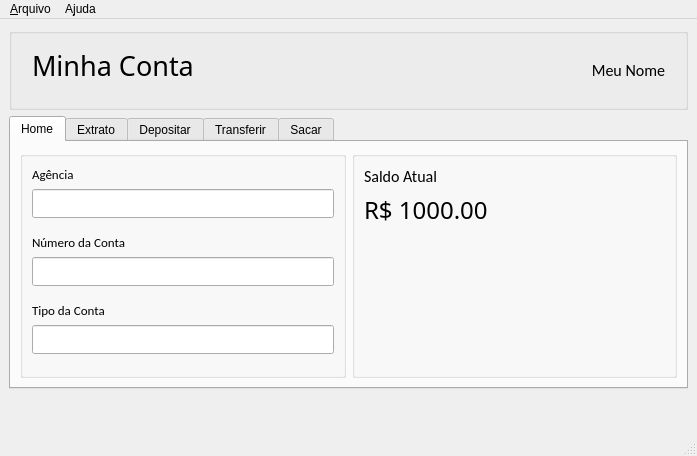
<?xml version="1.0" encoding="UTF-8"?>
<ui version="4.0">
 <class>MainWindow</class>
 <widget class="QMainWindow" name="MainWindow">
  <property name="geometry">
   <rect>
    <x>0</x>
    <y>0</y>
    <width>697</width>
    <height>437</height>
   </rect>
  </property>
  <property name="windowTitle">
   <string>MainWindow</string>
  </property>
  <widget class="QWidget" name="centralwidget">
   <layout class="QVBoxLayout" name="verticalLayout">
    <item>
     <widget class="QGroupBox" name="groupBox">
      <property name="title">
       <string/>
      </property>
      <layout class="QHBoxLayout" name="horizontalLayout">
       <item>
        <widget class="QLabel" name="lbl_title">
         <property name="font">
          <font>
           <family>Roboto Mono</family>
           <pointsize>20</pointsize>
          </font>
         </property>
         <property name="styleSheet">
          <string notr="true">color: '#00C569'; padding: 4px; margin-bottom: 10px;</string>
         </property>
         <property name="text">
          <string>Minha Conta</string>
         </property>
        </widget>
       </item>
       <item>
        <widget class="QLabel" name="lbl_meu_nome">
         <property name="font">
          <font>
           <family>Calibri</family>
           <pointsize>12</pointsize>
          </font>
         </property>
         <property name="styleSheet">
          <string notr="true">color: '#333A44'; padding: 0 8px;</string>
         </property>
         <property name="text">
          <string>Meu Nome</string>
         </property>
         <property name="alignment">
          <set>Qt::AlignRight|Qt::AlignTrailing|Qt::AlignVCenter</set>
         </property>
        </widget>
       </item>
      </layout>
     </widget>
    </item>
    <item>
     <widget class="QTabWidget" name="tab_minha_conta">
      <property name="styleSheet">
       <string notr="true"/>
      </property>
      <property name="currentIndex">
       <number>0</number>
      </property>
      <property name="iconSize">
       <size>
        <width>16</width>
        <height>16</height>
       </size>
      </property>
      <widget class="QWidget" name="tab">
       <attribute name="icon">
        <iconset>
         <normaloff>../assets/1388560951582004484-128.png</normaloff>../assets/1388560951582004484-128.png</iconset>
       </attribute>
       <attribute name="title">
        <string>Home</string>
       </attribute>
       <layout class="QHBoxLayout" name="horizontalLayout_2">
        <item>
         <widget class="QGroupBox" name="groupBox_2">
          <property name="title">
           <string/>
          </property>
          <layout class="QVBoxLayout" name="verticalLayout_2">
           <item>
            <widget class="QLabel" name="label_2">
             <property name="font">
              <font>
               <family>Calibri</family>
               <pointsize>10</pointsize>
              </font>
             </property>
             <property name="styleSheet">
              <string notr="true">color: '#333A44';</string>
             </property>
             <property name="text">
              <string>Agência</string>
             </property>
             <property name="buddy">
              <cstring>inp_agencia</cstring>
             </property>
            </widget>
           </item>
           <item>
            <widget class="QLineEdit" name="inp_agencia">
             <property name="font">
              <font>
               <family>Calibri</family>
               <pointsize>10</pointsize>
              </font>
             </property>
             <property name="styleSheet">
              <string notr="true">color: '#333A44'; padding: 4px; margin-bottom: 10px;</string>
             </property>
             <property name="placeholderText">
              <string/>
             </property>
            </widget>
           </item>
           <item>
            <widget class="QLabel" name="label_3">
             <property name="font">
              <font>
               <family>Calibri</family>
               <pointsize>10</pointsize>
              </font>
             </property>
             <property name="styleSheet">
              <string notr="true">color: '#333A44';</string>
             </property>
             <property name="text">
              <string>Número da Conta</string>
             </property>
             <property name="buddy">
              <cstring>inp_agencia</cstring>
             </property>
            </widget>
           </item>
           <item>
            <widget class="QLineEdit" name="inp_numero_conta">
             <property name="font">
              <font>
               <family>Calibri</family>
               <pointsize>10</pointsize>
              </font>
             </property>
             <property name="styleSheet">
              <string notr="true">color: '#333A44'; padding: 4px; margin-bottom: 10px;</string>
             </property>
             <property name="placeholderText">
              <string/>
             </property>
            </widget>
           </item>
           <item>
            <widget class="QLabel" name="label_4">
             <property name="font">
              <font>
               <family>Calibri</family>
               <pointsize>10</pointsize>
              </font>
             </property>
             <property name="styleSheet">
              <string notr="true">color: '#333A44';</string>
             </property>
             <property name="text">
              <string>Tipo da Conta</string>
             </property>
             <property name="buddy">
              <cstring>inp_agencia</cstring>
             </property>
            </widget>
           </item>
           <item>
            <widget class="QLineEdit" name="inp_tipo_conta">
             <property name="font">
              <font>
               <family>Calibri</family>
               <pointsize>10</pointsize>
              </font>
             </property>
             <property name="styleSheet">
              <string notr="true">color: '#333A44'; padding: 4px; margin-bottom: 10px;</string>
             </property>
             <property name="placeholderText">
              <string/>
             </property>
            </widget>
           </item>
           <item>
            <spacer name="verticalSpacer">
             <property name="orientation">
              <enum>Qt::Vertical</enum>
             </property>
             <property name="sizeHint" stdset="0">
              <size>
               <width>20</width>
               <height>40</height>
              </size>
             </property>
            </spacer>
           </item>
          </layout>
         </widget>
        </item>
        <item>
         <widget class="QGroupBox" name="groupBox_3">
          <property name="title">
           <string/>
          </property>
          <layout class="QVBoxLayout" name="verticalLayout_3">
           <item>
            <widget class="QLabel" name="label_5">
             <property name="font">
              <font>
               <family>Calibri</family>
               <pointsize>12</pointsize>
              </font>
             </property>
             <property name="styleSheet">
              <string notr="true">color: '#333A44';</string>
             </property>
             <property name="text">
              <string>Saldo Atual</string>
             </property>
            </widget>
           </item>
           <item>
            <widget class="QLabel" name="lbl_saldo_atual">
             <property name="font">
              <font>
               <family>IBM Plex Mono</family>
               <pointsize>18</pointsize>
              </font>
             </property>
             <property name="styleSheet">
              <string notr="true">color: '#00C569'</string>
             </property>
             <property name="text">
              <string>R$ 1000.00</string>
             </property>
            </widget>
           </item>
           <item>
            <spacer name="horizontalSpacer">
             <property name="orientation">
              <enum>Qt::Horizontal</enum>
             </property>
             <property name="sizeHint" stdset="0">
              <size>
               <width>40</width>
               <height>20</height>
              </size>
             </property>
            </spacer>
           </item>
           <item>
            <spacer name="verticalSpacer_2">
             <property name="orientation">
              <enum>Qt::Vertical</enum>
             </property>
             <property name="sizeHint" stdset="0">
              <size>
               <width>20</width>
               <height>40</height>
              </size>
             </property>
            </spacer>
           </item>
          </layout>
         </widget>
        </item>
       </layout>
      </widget>
      <widget class="QWidget" name="tab_2">
       <attribute name="icon">
        <iconset>
         <normaloff>../assets/9104314201582004494-128.png</normaloff>../assets/9104314201582004494-128.png</iconset>
       </attribute>
       <attribute name="title">
        <string>Extrato</string>
       </attribute>
       <layout class="QVBoxLayout" name="verticalLayout_9">
        <item>
         <widget class="QLabel" name="label_7">
          <property name="font">
           <font>
            <family>Calibri</family>
            <pointsize>12</pointsize>
           </font>
          </property>
          <property name="styleSheet">
           <string notr="true">color: '#333A44'; padding: 16px 0;</string>
          </property>
          <property name="text">
           <string>Extrato do Último mês</string>
          </property>
         </widget>
        </item>
        <item>
         <widget class="QTableView" name="tab_extrato"/>
        </item>
       </layout>
      </widget>
      <widget class="QWidget" name="tab_3">
       <attribute name="icon">
        <iconset>
         <normaloff>../assets/13467909091582004497-128.png</normaloff>../assets/13467909091582004497-128.png</iconset>
       </attribute>
       <attribute name="title">
        <string>Depositar</string>
       </attribute>
       <layout class="QHBoxLayout" name="horizontalLayout_5">
        <item>
         <widget class="QGroupBox" name="groupBox_5">
          <property name="title">
           <string/>
          </property>
          <layout class="QVBoxLayout" name="verticalLayout_8">
           <item>
            <widget class="QLabel" name="label_11">
             <property name="font">
              <font>
               <family>Calibri</family>
               <pointsize>10</pointsize>
              </font>
             </property>
             <property name="styleSheet">
              <string notr="true">color: '#333A44';</string>
             </property>
             <property name="text">
              <string>Valor</string>
             </property>
             <property name="buddy">
              <cstring>inp_agencia</cstring>
             </property>
            </widget>
           </item>
           <item>
            <widget class="QLineEdit" name="inp_valor_d">
             <property name="font">
              <font>
               <family>Calibri</family>
               <pointsize>10</pointsize>
              </font>
             </property>
             <property name="styleSheet">
              <string notr="true">color: '#333A44'; padding: 4px; margin-bottom: 10px;</string>
             </property>
             <property name="placeholderText">
              <string/>
             </property>
            </widget>
           </item>
           <item>
            <widget class="QLabel" name="label_12">
             <property name="font">
              <font>
               <family>Calibri</family>
               <pointsize>10</pointsize>
              </font>
             </property>
             <property name="styleSheet">
              <string notr="true">color: '#333A44';</string>
             </property>
             <property name="text">
              <string>Nome do Cliente</string>
             </property>
             <property name="buddy">
              <cstring>inp_agencia</cstring>
             </property>
            </widget>
           </item>
           <item>
            <widget class="QLineEdit" name="inp_nome_cliente_d">
             <property name="font">
              <font>
               <family>Calibri</family>
               <pointsize>10</pointsize>
              </font>
             </property>
             <property name="styleSheet">
              <string notr="true">color: '#333A44'; padding: 4px; margin-bottom: 10px;</string>
             </property>
             <property name="placeholderText">
              <string/>
             </property>
            </widget>
           </item>
           <item>
            <widget class="QPushButton" name="btn_depositar">
             <property name="font">
              <font>
               <family>Calibri</family>
               <pointsize>11</pointsize>
              </font>
             </property>
             <property name="styleSheet">
              <string notr="true"> padding: 10px; background-color: '#00C569'; border: none; color: '#ffffff';</string>
             </property>
             <property name="text">
              <string>Depositar</string>
             </property>
            </widget>
           </item>
           <item>
            <spacer name="verticalSpacer_7">
             <property name="orientation">
              <enum>Qt::Vertical</enum>
             </property>
             <property name="sizeHint" stdset="0">
              <size>
               <width>20</width>
               <height>40</height>
              </size>
             </property>
            </spacer>
           </item>
          </layout>
         </widget>
        </item>
        <item>
         <widget class="QGroupBox" name="groupBox_4">
          <property name="title">
           <string/>
          </property>
          <layout class="QVBoxLayout" name="verticalLayout_7">
           <item>
            <widget class="QLabel" name="label_19">
             <property name="font">
              <font>
               <family>Calibri</family>
               <pointsize>12</pointsize>
              </font>
             </property>
             <property name="styleSheet">
              <string notr="true">color: '#333A44'; padding: 16px 0;</string>
             </property>
             <property name="text">
              <string>Depositar</string>
             </property>
            </widget>
           </item>
           <item>
            <spacer name="horizontalSpacer_3">
             <property name="orientation">
              <enum>Qt::Horizontal</enum>
             </property>
             <property name="sizeHint" stdset="0">
              <size>
               <width>40</width>
               <height>20</height>
              </size>
             </property>
            </spacer>
           </item>
           <item>
            <spacer name="verticalSpacer_6">
             <property name="orientation">
              <enum>Qt::Vertical</enum>
             </property>
             <property name="sizeHint" stdset="0">
              <size>
               <width>20</width>
               <height>40</height>
              </size>
             </property>
            </spacer>
           </item>
          </layout>
         </widget>
        </item>
       </layout>
      </widget>
      <widget class="QWidget" name="tab_4">
       <attribute name="icon">
        <iconset>
         <normaloff>../assets/17419230201582004492-128.png</normaloff>../assets/17419230201582004492-128.png</iconset>
       </attribute>
       <attribute name="title">
        <string>Transferir</string>
       </attribute>
       <layout class="QHBoxLayout" name="horizontalLayout_4">
        <item>
         <widget class="QGroupBox" name="groupBox_6">
          <property name="title">
           <string/>
          </property>
          <layout class="QVBoxLayout" name="verticalLayout_5">
           <item>
            <widget class="QLabel" name="label_13">
             <property name="font">
              <font>
               <family>Calibri</family>
               <pointsize>10</pointsize>
              </font>
             </property>
             <property name="styleSheet">
              <string notr="true">color: '#333A44';</string>
             </property>
             <property name="text">
              <string>Agência</string>
             </property>
             <property name="buddy">
              <cstring>inp_agencia</cstring>
             </property>
            </widget>
           </item>
           <item>
            <widget class="QLineEdit" name="inp_agencia_t">
             <property name="font">
              <font>
               <family>Calibri</family>
               <pointsize>10</pointsize>
              </font>
             </property>
             <property name="styleSheet">
              <string notr="true">color: '#333A44'; padding: 4px; margin-bottom: 10px;</string>
             </property>
             <property name="placeholderText">
              <string/>
             </property>
            </widget>
           </item>
           <item>
            <widget class="QLabel" name="label_14">
             <property name="font">
              <font>
               <family>Calibri</family>
               <pointsize>10</pointsize>
              </font>
             </property>
             <property name="styleSheet">
              <string notr="true">color: '#333A44';</string>
             </property>
             <property name="text">
              <string>Número da Conta</string>
             </property>
             <property name="buddy">
              <cstring>inp_agencia</cstring>
             </property>
            </widget>
           </item>
           <item>
            <widget class="QLineEdit" name="inp_numero_conta_t">
             <property name="font">
              <font>
               <family>Calibri</family>
               <pointsize>10</pointsize>
              </font>
             </property>
             <property name="styleSheet">
              <string notr="true">color: '#333A44'; padding: 4px; margin-bottom: 10px;</string>
             </property>
             <property name="placeholderText">
              <string/>
             </property>
            </widget>
           </item>
           <item>
            <widget class="QLabel" name="label_15">
             <property name="font">
              <font>
               <family>Calibri</family>
               <pointsize>10</pointsize>
              </font>
             </property>
             <property name="styleSheet">
              <string notr="true">color: '#333A44';</string>
             </property>
             <property name="text">
              <string>Tipo da Conta</string>
             </property>
             <property name="buddy">
              <cstring>inp_agencia</cstring>
             </property>
            </widget>
           </item>
           <item>
            <widget class="QLineEdit" name="inp_tipo_conta_t">
             <property name="font">
              <font>
               <family>Calibri</family>
               <pointsize>10</pointsize>
              </font>
             </property>
             <property name="styleSheet">
              <string notr="true">color: '#333A44'; padding: 4px; margin-bottom: 10px;</string>
             </property>
             <property name="placeholderText">
              <string/>
             </property>
            </widget>
           </item>
           <item>
            <spacer name="verticalSpacer_4">
             <property name="orientation">
              <enum>Qt::Vertical</enum>
             </property>
             <property name="sizeHint" stdset="0">
              <size>
               <width>20</width>
               <height>40</height>
              </size>
             </property>
            </spacer>
           </item>
          </layout>
         </widget>
        </item>
        <item>
         <widget class="QGroupBox" name="groupBox_7">
          <property name="title">
           <string/>
          </property>
          <layout class="QVBoxLayout" name="verticalLayout_6">
           <item>
            <widget class="QLabel" name="label_16">
             <property name="font">
              <font>
               <family>Calibri</family>
               <pointsize>10</pointsize>
              </font>
             </property>
             <property name="styleSheet">
              <string notr="true">color: '#333A44';</string>
             </property>
             <property name="text">
              <string>Valor</string>
             </property>
             <property name="buddy">
              <cstring>inp_agencia</cstring>
             </property>
            </widget>
           </item>
           <item>
            <widget class="QLineEdit" name="inp_valor_t">
             <property name="font">
              <font>
               <family>Calibri</family>
               <pointsize>10</pointsize>
              </font>
             </property>
             <property name="styleSheet">
              <string notr="true">color: '#333A44'; padding: 4px; margin-bottom: 10px;</string>
             </property>
             <property name="placeholderText">
              <string/>
             </property>
            </widget>
           </item>
           <item>
            <widget class="QLabel" name="label_17">
             <property name="font">
              <font>
               <family>Calibri</family>
               <pointsize>10</pointsize>
              </font>
             </property>
             <property name="styleSheet">
              <string notr="true">color: '#333A44';</string>
             </property>
             <property name="text">
              <string>Nome do Cliente</string>
             </property>
             <property name="buddy">
              <cstring>inp_agencia</cstring>
             </property>
            </widget>
           </item>
           <item>
            <widget class="QLineEdit" name="inp_nome_cliente_t">
             <property name="font">
              <font>
               <family>Calibri</family>
               <pointsize>10</pointsize>
              </font>
             </property>
             <property name="styleSheet">
              <string notr="true">color: '#333A44'; padding: 4px; margin-bottom: 10px;</string>
             </property>
             <property name="placeholderText">
              <string/>
             </property>
            </widget>
           </item>
           <item>
            <widget class="QPushButton" name="btn_transferir">
             <property name="font">
              <font>
               <family>Calibri</family>
               <pointsize>11</pointsize>
              </font>
             </property>
             <property name="styleSheet">
              <string notr="true"> padding: 10px; background-color: '#00C569'; border: none; color: '#ffffff';</string>
             </property>
             <property name="text">
              <string>Transferir</string>
             </property>
            </widget>
           </item>
           <item>
            <spacer name="verticalSpacer_5">
             <property name="orientation">
              <enum>Qt::Vertical</enum>
             </property>
             <property name="sizeHint" stdset="0">
              <size>
               <width>20</width>
               <height>40</height>
              </size>
             </property>
            </spacer>
           </item>
          </layout>
         </widget>
        </item>
       </layout>
      </widget>
      <widget class="QWidget" name="tab_5">
       <attribute name="icon">
        <iconset>
         <normaloff>../assets/19543194281582004490-128.png</normaloff>../assets/19543194281582004490-128.png</iconset>
       </attribute>
       <attribute name="title">
        <string>Sacar</string>
       </attribute>
       <layout class="QHBoxLayout" name="horizontalLayout_3">
        <item>
         <widget class="QGroupBox" name="groupBox_9">
          <property name="title">
           <string/>
          </property>
          <layout class="QVBoxLayout" name="verticalLayout_4">
           <item>
            <widget class="QLabel" name="label_21">
             <property name="font">
              <font>
               <family>Calibri</family>
               <pointsize>10</pointsize>
              </font>
             </property>
             <property name="styleSheet">
              <string notr="true">color: '#333A44';</string>
             </property>
             <property name="text">
              <string>Valor</string>
             </property>
             <property name="buddy">
              <cstring>inp_agencia</cstring>
             </property>
            </widget>
           </item>
           <item>
            <widget class="QLineEdit" name="inp_valor_s">
             <property name="font">
              <font>
               <family>Calibri</family>
               <pointsize>10</pointsize>
              </font>
             </property>
             <property name="styleSheet">
              <string notr="true">color: '#333A44'; padding: 4px; margin-bottom: 10px;</string>
             </property>
             <property name="placeholderText">
              <string/>
             </property>
            </widget>
           </item>
           <item>
            <widget class="QLabel" name="label_22">
             <property name="font">
              <font>
               <family>Calibri</family>
               <pointsize>10</pointsize>
              </font>
             </property>
             <property name="styleSheet">
              <string notr="true">color: '#333A44';</string>
             </property>
             <property name="text">
              <string>Nome do Cliente</string>
             </property>
             <property name="buddy">
              <cstring>inp_agencia</cstring>
             </property>
            </widget>
           </item>
           <item>
            <widget class="QLineEdit" name="inp_nome_cliente_s">
             <property name="font">
              <font>
               <family>Calibri</family>
               <pointsize>10</pointsize>
              </font>
             </property>
             <property name="styleSheet">
              <string notr="true">color: '#333A44'; padding: 4px; margin-bottom: 10px;</string>
             </property>
             <property name="placeholderText">
              <string/>
             </property>
            </widget>
           </item>
           <item>
            <widget class="QPushButton" name="btn_sacar">
             <property name="font">
              <font>
               <family>Calibri</family>
               <pointsize>11</pointsize>
              </font>
             </property>
             <property name="styleSheet">
              <string notr="true"> padding: 10px; background-color: '#00C569'; border: none; color: '#ffffff';</string>
             </property>
             <property name="text">
              <string>Depositar</string>
             </property>
            </widget>
           </item>
           <item>
            <spacer name="verticalSpacer_3">
             <property name="orientation">
              <enum>Qt::Vertical</enum>
             </property>
             <property name="sizeHint" stdset="0">
              <size>
               <width>20</width>
               <height>40</height>
              </size>
             </property>
            </spacer>
           </item>
          </layout>
         </widget>
        </item>
        <item>
         <widget class="QGroupBox" name="groupBox_10">
          <property name="title">
           <string/>
          </property>
          <layout class="QVBoxLayout" name="verticalLayout_10">
           <item>
            <widget class="QLabel" name="label_18">
             <property name="font">
              <font>
               <family>Calibri</family>
               <pointsize>12</pointsize>
              </font>
             </property>
             <property name="styleSheet">
              <string notr="true">color: '#333A44'; padding: 16px 0;</string>
             </property>
             <property name="text">
              <string>Extrato do Último mês</string>
             </property>
            </widget>
           </item>
           <item>
            <spacer name="horizontalSpacer_2">
             <property name="orientation">
              <enum>Qt::Horizontal</enum>
             </property>
             <property name="sizeHint" stdset="0">
              <size>
               <width>40</width>
               <height>20</height>
              </size>
             </property>
            </spacer>
           </item>
           <item>
            <spacer name="verticalSpacer_8">
             <property name="orientation">
              <enum>Qt::Vertical</enum>
             </property>
             <property name="sizeHint" stdset="0">
              <size>
               <width>20</width>
               <height>40</height>
              </size>
             </property>
            </spacer>
           </item>
          </layout>
         </widget>
        </item>
       </layout>
      </widget>
     </widget>
    </item>
    <item>
     <widget class="QLabel" name="lbl_mensagem">
      <property name="styleSheet">
       <string notr="true">color: '#333A44'; padding: 8px;</string>
      </property>
      <property name="text">
       <string/>
      </property>
     </widget>
    </item>
   </layout>
  </widget>
  <widget class="QStatusBar" name="statusbar"/>
  <widget class="QMenuBar" name="menubar">
   <property name="geometry">
    <rect>
     <x>0</x>
     <y>0</y>
     <width>697</width>
     <height>21</height>
    </rect>
   </property>
   <widget class="QMenu" name="menu_Arquivo">
    <property name="title">
     <string>&amp;Arquivo</string>
    </property>
    <addaction name="action_Exit"/>
   </widget>
   <widget class="QMenu" name="menuA_juda">
    <property name="title">
     <string>A&amp;juda</string>
    </property>
    <addaction name="actionSobre"/>
    <addaction name="actionContato"/>
   </widget>
   <addaction name="menu_Arquivo"/>
   <addaction name="menuA_juda"/>
  </widget>
  <action name="action_Registro_Funcionario">
   <property name="icon">
    <iconset>
     <normaloff>../assets/1388560951582004484-128.png</normaloff>../assets/1388560951582004484-128.png</iconset>
   </property>
   <property name="text">
    <string>&amp;Registro de Funcionários</string>
   </property>
   <property name="statusTip">
    <string>Voltar para tela de Login</string>
   </property>
   <property name="shortcut">
    <string>Ctrl+R</string>
   </property>
  </action>
  <action name="action_Exit">
   <property name="icon">
    <iconset>
     <normaloff>../assets/12355707351582004488-128.png</normaloff>../assets/12355707351582004488-128.png</iconset>
   </property>
   <property name="text">
    <string>&amp;Exit</string>
   </property>
   <property name="statusTip">
    <string>Fechar o aplicativo</string>
   </property>
   <property name="shortcut">
    <string>Ctrl+W</string>
   </property>
  </action>
  <action name="actionSobre">
   <property name="text">
    <string>Sobre</string>
   </property>
  </action>
  <action name="actionContato">
   <property name="text">
    <string>Contato</string>
   </property>
  </action>
  <action name="action_Visualizar">
   <property name="text">
    <string>&amp;Visualizar</string>
   </property>
   <property name="shortcut">
    <string>Ctrl+D</string>
   </property>
  </action>
  <action name="action_Informa_es">
   <property name="text">
    <string>&amp;Informações</string>
   </property>
  </action>
 </widget>
 <resources/>
 <connections/>
</ui>
